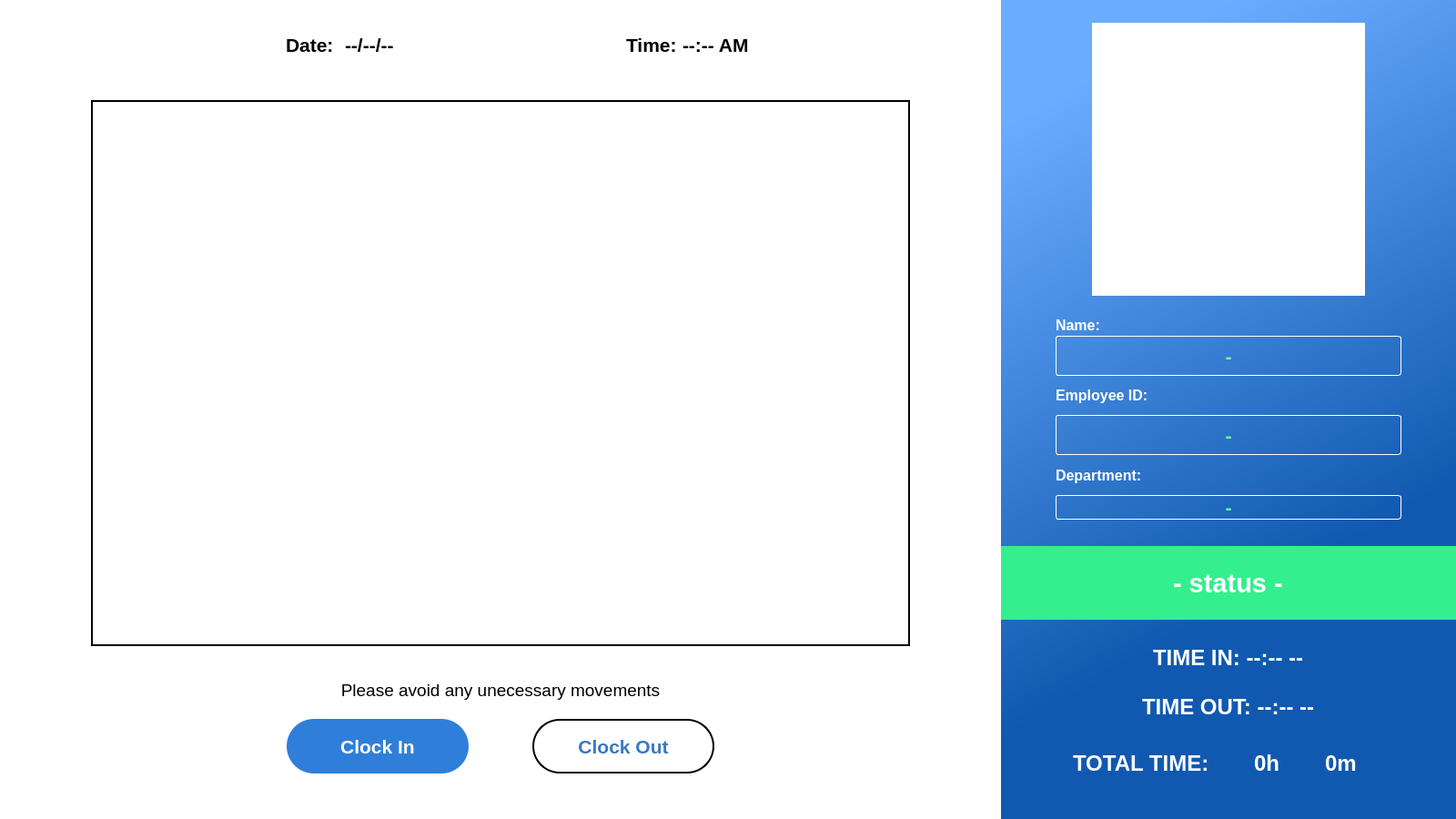
<?xml version="1.0" encoding="UTF-8"?>
<ui version="4.0">
 <class>MainWindow</class>
 <widget class="QMainWindow" name="MainWindow">
  <property name="geometry">
   <rect>
    <x>0</x>
    <y>0</y>
    <width>1600</width>
    <height>900</height>
   </rect>
  </property>
  <property name="windowTitle">
   <string>Employee Window</string>
  </property>
  <property name="windowIcon">
   <iconset>
    <normaloff>icons/logo.png</normaloff>icons/logo.png</iconset>
  </property>
  <widget class="QWidget" name="centralwidget">
   <property name="styleSheet">
    <string notr="true">#centralwidget {
	background-color: white;
}

#rightWidget {
	background-color: qlineargradient(spread:pad, x1:0.799, y1:0.971591, x2:0.5, y2:0, stop:0.298507 rgba(17, 89, 176, 255), stop:1 rgba(105, 173, 255, 255));
}</string>
   </property>
   <layout class="QHBoxLayout" name="horizontalLayout">
    <property name="spacing">
     <number>0</number>
    </property>
    <property name="leftMargin">
     <number>0</number>
    </property>
    <property name="topMargin">
     <number>0</number>
    </property>
    <property name="rightMargin">
     <number>0</number>
    </property>
    <property name="bottomMargin">
     <number>0</number>
    </property>
    <item>
     <widget class="QWidget" name="leftWidget" native="true">
      <property name="minimumSize">
       <size>
        <width>1100</width>
        <height>0</height>
       </size>
      </property>
      <layout class="QVBoxLayout" name="verticalLayout_6">
       <property name="spacing">
        <number>0</number>
       </property>
       <property name="leftMargin">
        <number>0</number>
       </property>
       <property name="topMargin">
        <number>11</number>
       </property>
       <property name="rightMargin">
        <number>0</number>
       </property>
       <property name="bottomMargin">
        <number>50</number>
       </property>
       <item>
        <widget class="QWidget" name="widget_5" native="true">
         <property name="sizePolicy">
          <sizepolicy hsizetype="Preferred" vsizetype="Minimum">
           <horstretch>0</horstretch>
           <verstretch>0</verstretch>
          </sizepolicy>
         </property>
         <property name="minimumSize">
          <size>
           <width>150</width>
           <height>0</height>
          </size>
         </property>
         <layout class="QVBoxLayout" name="verticalLayout_7">
          <property name="leftMargin">
           <number>0</number>
          </property>
          <property name="topMargin">
           <number>0</number>
          </property>
          <property name="rightMargin">
           <number>0</number>
          </property>
          <property name="bottomMargin">
           <number>0</number>
          </property>
          <item>
           <widget class="QLabel" name="label_2">
            <property name="sizePolicy">
             <sizepolicy hsizetype="Preferred" vsizetype="Preferred">
              <horstretch>0</horstretch>
              <verstretch>0</verstretch>
             </sizepolicy>
            </property>
            <property name="minimumSize">
             <size>
              <width>0</width>
              <height>0</height>
             </size>
            </property>
            <property name="text">
             <string/>
            </property>
            <property name="pixmap">
             <pixmap>icons/recognitionRangers.png</pixmap>
            </property>
            <property name="alignment">
             <set>Qt::AlignCenter</set>
            </property>
           </widget>
          </item>
         </layout>
        </widget>
       </item>
       <item alignment="Qt::AlignHCenter|Qt::AlignBottom">
        <widget class="QWidget" name="widget_6" native="true">
         <property name="sizePolicy">
          <sizepolicy hsizetype="MinimumExpanding" vsizetype="MinimumExpanding">
           <horstretch>0</horstretch>
           <verstretch>0</verstretch>
          </sizepolicy>
         </property>
         <property name="maximumSize">
          <size>
           <width>16777215</width>
           <height>80</height>
          </size>
         </property>
         <layout class="QHBoxLayout" name="horizontalLayout_3">
          <property name="spacing">
           <number>200</number>
          </property>
          <property name="leftMargin">
           <number>0</number>
          </property>
          <property name="topMargin">
           <number>0</number>
          </property>
          <property name="rightMargin">
           <number>0</number>
          </property>
          <property name="bottomMargin">
           <number>0</number>
          </property>
          <item alignment="Qt::AlignLeft|Qt::AlignBottom">
           <widget class="QWidget" name="widget_10" native="true">
            <layout class="QHBoxLayout" name="horizontalLayout_4">
             <item>
              <widget class="QLabel" name="dateIcon">
               <property name="minimumSize">
                <size>
                 <width>31</width>
                 <height>31</height>
                </size>
               </property>
               <property name="maximumSize">
                <size>
                 <width>31</width>
                 <height>31</height>
                </size>
               </property>
               <property name="font">
                <font>
                 <pointsize>10</pointsize>
                </font>
               </property>
               <property name="text">
                <string/>
               </property>
               <property name="pixmap">
                <pixmap>icons/calendar.png</pixmap>
               </property>
               <property name="scaledContents">
                <bool>true</bool>
               </property>
              </widget>
             </item>
             <item>
              <widget class="QLabel" name="Date">
               <property name="font">
                <font>
                 <family>Segoe UI</family>
                 <pointsize>16</pointsize>
                 <weight>75</weight>
                 <bold>true</bold>
                </font>
               </property>
               <property name="text">
                <string>Date: </string>
               </property>
              </widget>
             </item>
             <item>
              <widget class="QLabel" name="Date_Label">
               <property name="font">
                <font>
                 <family>Segoe UI</family>
                 <pointsize>16</pointsize>
                 <weight>75</weight>
                 <bold>true</bold>
                </font>
               </property>
               <property name="text">
                <string>--/--/--</string>
               </property>
              </widget>
             </item>
            </layout>
           </widget>
          </item>
          <item alignment="Qt::AlignRight|Qt::AlignBottom">
           <widget class="QWidget" name="widget_11" native="true">
            <layout class="QHBoxLayout" name="horizontalLayout_5">
             <item>
              <widget class="QLabel" name="clockIcon">
               <property name="minimumSize">
                <size>
                 <width>31</width>
                 <height>31</height>
                </size>
               </property>
               <property name="maximumSize">
                <size>
                 <width>31</width>
                 <height>31</height>
                </size>
               </property>
               <property name="text">
                <string/>
               </property>
               <property name="pixmap">
                <pixmap>icons/clock.png</pixmap>
               </property>
               <property name="scaledContents">
                <bool>true</bool>
               </property>
              </widget>
             </item>
             <item>
              <widget class="QLabel" name="Time">
               <property name="font">
                <font>
                 <family>Segoe UI</family>
                 <pointsize>16</pointsize>
                 <weight>75</weight>
                 <bold>true</bold>
                </font>
               </property>
               <property name="text">
                <string>Time:</string>
               </property>
              </widget>
             </item>
             <item>
              <widget class="QLabel" name="Time_Label">
               <property name="font">
                <font>
                 <family>Segoe UI</family>
                 <pointsize>16</pointsize>
                 <weight>75</weight>
                 <bold>true</bold>
                </font>
               </property>
               <property name="text">
                <string>--:-- AM</string>
               </property>
              </widget>
             </item>
            </layout>
           </widget>
          </item>
         </layout>
        </widget>
       </item>
       <item>
        <widget class="QWidget" name="widget_7" native="true">
         <property name="sizePolicy">
          <sizepolicy hsizetype="Expanding" vsizetype="Expanding">
           <horstretch>0</horstretch>
           <verstretch>0</verstretch>
          </sizepolicy>
         </property>
         <property name="minimumSize">
          <size>
           <width>0</width>
           <height>0</height>
          </size>
         </property>
         <property name="maximumSize">
          <size>
           <width>16777215</width>
           <height>16777215</height>
          </size>
         </property>
         <property name="styleSheet">
          <string notr="true"/>
         </property>
         <layout class="QVBoxLayout" name="verticalLayout_8">
          <property name="spacing">
           <number>0</number>
          </property>
          <property name="leftMargin">
           <number>0</number>
          </property>
          <property name="topMargin">
           <number>0</number>
          </property>
          <property name="rightMargin">
           <number>0</number>
          </property>
          <property name="bottomMargin">
           <number>0</number>
          </property>
          <item alignment="Qt::AlignHCenter">
           <widget class="QLabel" name="imgLabel">
            <property name="sizePolicy">
             <sizepolicy hsizetype="Expanding" vsizetype="Expanding">
              <horstretch>0</horstretch>
              <verstretch>0</verstretch>
             </sizepolicy>
            </property>
            <property name="minimumSize">
             <size>
              <width>900</width>
              <height>0</height>
             </size>
            </property>
            <property name="maximumSize">
             <size>
              <width>1000</width>
              <height>600</height>
             </size>
            </property>
            <property name="styleSheet">
             <string notr="true">background-color: white;
border: 2px solid black;</string>
            </property>
            <property name="text">
             <string/>
            </property>
            <property name="scaledContents">
             <bool>true</bool>
            </property>
           </widget>
          </item>
         </layout>
        </widget>
       </item>
       <item alignment="Qt::AlignTop">
        <widget class="QWidget" name="widget_8" native="true">
         <property name="maximumSize">
          <size>
           <width>16777215</width>
           <height>50</height>
          </size>
         </property>
         <layout class="QVBoxLayout" name="verticalLayout_9">
          <property name="leftMargin">
           <number>0</number>
          </property>
          <property name="topMargin">
           <number>0</number>
          </property>
          <property name="rightMargin">
           <number>0</number>
          </property>
          <property name="bottomMargin">
           <number>20</number>
          </property>
          <item>
           <widget class="QLabel" name="label_3">
            <property name="font">
             <font>
              <family>Segoe UI</family>
              <pointsize>14</pointsize>
             </font>
            </property>
            <property name="text">
             <string>Please avoid any unecessary movements</string>
            </property>
            <property name="alignment">
             <set>Qt::AlignCenter</set>
            </property>
           </widget>
          </item>
         </layout>
        </widget>
       </item>
       <item alignment="Qt::AlignHCenter|Qt::AlignVCenter">
        <widget class="QWidget" name="widget_9" native="true">
         <property name="sizePolicy">
          <sizepolicy hsizetype="Preferred" vsizetype="Expanding">
           <horstretch>0</horstretch>
           <verstretch>0</verstretch>
          </sizepolicy>
         </property>
         <property name="minimumSize">
          <size>
           <width>0</width>
           <height>60</height>
          </size>
         </property>
         <property name="styleSheet">
          <string notr="true">
#ClockInButton, #BreakInButton {
	background-color: rgb(47, 127, 218);
	color: white; 	
	border-radius: 30px;
}

#ClockInButton:hover, #BreakInButton:hover {
	background-color: qlineargradient(spread:pad, x1:0.5, y1:1, x2:0.5, y2:0, stop:0 rgba(0, 83, 178, 255), stop:0.567164 rgba(56, 144, 244, 255));
}

#ClockOutButton, #BreakOutButton {
	background-color: white;
	color: #3778C6; 
	border: 2px solid black;
	border-radius: 30px;
}


#ClockOutButton:hover, #BreakOutButton:hover {
	background-color: qlineargradient(spread:pad, x1:0.5, y1:1, x2:0.5, y2:0, stop:0.174129 rgba(202, 202, 202, 255), stop:0.517413 rgba(255, 255, 255, 255));
}</string>
         </property>
         <layout class="QHBoxLayout" name="horizontalLayout_6">
          <property name="spacing">
           <number>70</number>
          </property>
          <property name="leftMargin">
           <number>0</number>
          </property>
          <property name="topMargin">
           <number>0</number>
          </property>
          <property name="rightMargin">
           <number>0</number>
          </property>
          <property name="bottomMargin">
           <number>0</number>
          </property>
          <item>
           <widget class="QPushButton" name="ClockInButton">
            <property name="minimumSize">
             <size>
              <width>200</width>
              <height>0</height>
             </size>
            </property>
            <property name="maximumSize">
             <size>
              <width>200</width>
              <height>60</height>
             </size>
            </property>
            <property name="font">
             <font>
              <family>Segoe UI</family>
              <pointsize>16</pointsize>
              <weight>75</weight>
              <bold>true</bold>
             </font>
            </property>
            <property name="autoFillBackground">
             <bool>false</bool>
            </property>
            <property name="styleSheet">
             <string notr="true"/>
            </property>
            <property name="text">
             <string>Clock In</string>
            </property>
            <property name="icon">
             <iconset resource="resource.qrc">
              <normaloff>:/icons/icons/log-in.png</normaloff>:/icons/icons/log-in.png</iconset>
            </property>
            <property name="iconSize">
             <size>
              <width>30</width>
              <height>30</height>
             </size>
            </property>
            <property name="checkable">
             <bool>true</bool>
            </property>
            <property name="default">
             <bool>false</bool>
            </property>
            <property name="flat">
             <bool>false</bool>
            </property>
           </widget>
          </item>
          <item>
           <widget class="QPushButton" name="ClockOutButton">
            <property name="minimumSize">
             <size>
              <width>200</width>
              <height>0</height>
             </size>
            </property>
            <property name="maximumSize">
             <size>
              <width>200</width>
              <height>60</height>
             </size>
            </property>
            <property name="font">
             <font>
              <family>Segoe UI</family>
              <pointsize>16</pointsize>
              <weight>75</weight>
              <bold>true</bold>
             </font>
            </property>
            <property name="autoFillBackground">
             <bool>false</bool>
            </property>
            <property name="styleSheet">
             <string notr="true"/>
            </property>
            <property name="text">
             <string>Clock Out</string>
            </property>
            <property name="icon">
             <iconset resource="resource.qrc">
              <normaloff>:/icons/icons/log-out.png</normaloff>:/icons/icons/log-out.png</iconset>
            </property>
            <property name="checkable">
             <bool>true</bool>
            </property>
            <property name="default">
             <bool>false</bool>
            </property>
           </widget>
          </item>
         </layout>
        </widget>
       </item>
      </layout>
     </widget>
    </item>
    <item>
     <widget class="QWidget" name="rightWidget" native="true">
      <property name="minimumSize">
       <size>
        <width>500</width>
        <height>0</height>
       </size>
      </property>
      <property name="maximumSize">
       <size>
        <width>500</width>
        <height>16777215</height>
       </size>
      </property>
      <property name="styleSheet">
       <string notr="true">#statusWidget {
	background-color: rgb(52, 239, 142);
	color: white;
}

#StatusLabel {
	color: white;
}

#picLabel {
	background-color: white;
}</string>
      </property>
      <layout class="QVBoxLayout" name="verticalLayout">
       <property name="spacing">
        <number>0</number>
       </property>
       <property name="leftMargin">
        <number>0</number>
       </property>
       <property name="topMargin">
        <number>0</number>
       </property>
       <property name="rightMargin">
        <number>0</number>
       </property>
       <property name="bottomMargin">
        <number>0</number>
       </property>
       <item>
        <widget class="QWidget" name="widget" native="true">
         <property name="sizePolicy">
          <sizepolicy hsizetype="Preferred" vsizetype="Preferred">
           <horstretch>0</horstretch>
           <verstretch>0</verstretch>
          </sizepolicy>
         </property>
         <property name="minimumSize">
          <size>
           <width>0</width>
           <height>600</height>
          </size>
         </property>
         <property name="sizeIncrement">
          <size>
           <width>0</width>
           <height>0</height>
          </size>
         </property>
         <property name="styleSheet">
          <string notr="true">#Name, #Id, #Department {
	color: white;
}

#Name {
	margin-top: 20px;
}

#NameLabel, #Emp_ID, #Dep_Name {
	color: rgb(108, 255, 177);
	border: 1px solid white;
	border-radius: 3px;
}

#Dep_Name {
	margin-bottom: 20px;
}</string>
         </property>
         <layout class="QVBoxLayout" name="verticalLayout_3">
          <property name="spacing">
           <number>0</number>
          </property>
          <property name="leftMargin">
           <number>60</number>
          </property>
          <property name="topMargin">
           <number>25</number>
          </property>
          <property name="rightMargin">
           <number>60</number>
          </property>
          <item alignment="Qt::AlignHCenter">
           <widget class="QLabel" name="picLabel">
            <property name="minimumSize">
             <size>
              <width>300</width>
              <height>300</height>
             </size>
            </property>
            <property name="maximumSize">
             <size>
              <width>300</width>
              <height>300</height>
             </size>
            </property>
            <property name="sizeIncrement">
             <size>
              <width>0</width>
              <height>0</height>
             </size>
            </property>
            <property name="baseSize">
             <size>
              <width>0</width>
              <height>0</height>
             </size>
            </property>
            <property name="autoFillBackground">
             <bool>false</bool>
            </property>
            <property name="text">
             <string/>
            </property>
            <property name="pixmap">
             <pixmap>icons/profile.png</pixmap>
            </property>
            <property name="scaledContents">
             <bool>true</bool>
            </property>
           </widget>
          </item>
          <item alignment="Qt::AlignLeft">
           <widget class="QLabel" name="Name">
            <property name="font">
             <font>
              <family>Segoe UI</family>
              <pointsize>12</pointsize>
              <weight>75</weight>
              <bold>true</bold>
             </font>
            </property>
            <property name="text">
             <string>Name:</string>
            </property>
            <property name="indent">
             <number>0</number>
            </property>
           </widget>
          </item>
          <item>
           <widget class="QLabel" name="NameLabel">
            <property name="minimumSize">
             <size>
              <width>0</width>
              <height>0</height>
             </size>
            </property>
            <property name="font">
             <font>
              <family>Segoe UI</family>
              <pointsize>16</pointsize>
              <weight>75</weight>
              <bold>true</bold>
             </font>
            </property>
            <property name="text">
             <string>-</string>
            </property>
            <property name="alignment">
             <set>Qt::AlignCenter</set>
            </property>
           </widget>
          </item>
          <item alignment="Qt::AlignLeft">
           <widget class="QLabel" name="Id">
            <property name="font">
             <font>
              <family>Segoe UI</family>
              <pointsize>12</pointsize>
              <weight>75</weight>
              <bold>true</bold>
             </font>
            </property>
            <property name="text">
             <string>Employee ID:</string>
            </property>
            <property name="indent">
             <number>0</number>
            </property>
           </widget>
          </item>
          <item>
           <widget class="QLabel" name="Emp_ID">
            <property name="minimumSize">
             <size>
              <width>0</width>
              <height>0</height>
             </size>
            </property>
            <property name="font">
             <font>
              <family>Segoe UI</family>
              <pointsize>16</pointsize>
              <weight>75</weight>
              <bold>true</bold>
             </font>
            </property>
            <property name="text">
             <string>-</string>
            </property>
            <property name="alignment">
             <set>Qt::AlignCenter</set>
            </property>
           </widget>
          </item>
          <item alignment="Qt::AlignLeft">
           <widget class="QLabel" name="Department">
            <property name="font">
             <font>
              <family>Segoe UI</family>
              <pointsize>12</pointsize>
              <weight>75</weight>
              <bold>true</bold>
             </font>
            </property>
            <property name="text">
             <string>Department:</string>
            </property>
            <property name="indent">
             <number>0</number>
            </property>
           </widget>
          </item>
          <item>
           <widget class="QLabel" name="Dep_Name">
            <property name="minimumSize">
             <size>
              <width>0</width>
              <height>0</height>
             </size>
            </property>
            <property name="font">
             <font>
              <family>Segoe UI</family>
              <pointsize>16</pointsize>
              <weight>75</weight>
              <bold>true</bold>
             </font>
            </property>
            <property name="text">
             <string>-</string>
            </property>
            <property name="alignment">
             <set>Qt::AlignCenter</set>
            </property>
           </widget>
          </item>
         </layout>
        </widget>
       </item>
       <item>
        <widget class="QWidget" name="statusWidget" native="true">
         <property name="minimumSize">
          <size>
           <width>0</width>
           <height>81</height>
          </size>
         </property>
         <property name="maximumSize">
          <size>
           <width>16777215</width>
           <height>81</height>
          </size>
         </property>
         <layout class="QVBoxLayout" name="verticalLayout_2">
          <item alignment="Qt::AlignHCenter">
           <widget class="QLabel" name="StatusLabel">
            <property name="font">
             <font>
              <family>Segoe UI</family>
              <pointsize>22</pointsize>
              <weight>75</weight>
              <bold>true</bold>
             </font>
            </property>
            <property name="text">
             <string>- status -</string>
            </property>
           </widget>
          </item>
         </layout>
        </widget>
       </item>
       <item>
        <widget class="QWidget" name="widget_3" native="true">
         <property name="sizePolicy">
          <sizepolicy hsizetype="Preferred" vsizetype="Preferred">
           <horstretch>0</horstretch>
           <verstretch>0</verstretch>
          </sizepolicy>
         </property>
         <property name="minimumSize">
          <size>
           <width>0</width>
           <height>0</height>
          </size>
         </property>
         <property name="styleSheet">
          <string notr="true">* {
	color: white;
}</string>
         </property>
         <layout class="QVBoxLayout" name="verticalLayout_4">
          <item>
           <widget class="QWidget" name="widget_2" native="true">
            <property name="minimumSize">
             <size>
              <width>0</width>
              <height>120</height>
             </size>
            </property>
            <layout class="QVBoxLayout" name="verticalLayout_5">
             <item alignment="Qt::AlignHCenter">
              <widget class="QLabel" name="TimeInLabel">
               <property name="font">
                <font>
                 <family>Segoe UI</family>
                 <pointsize>18</pointsize>
                 <weight>75</weight>
                 <bold>true</bold>
                </font>
               </property>
               <property name="text">
                <string>TIME IN: --:-- --</string>
               </property>
              </widget>
             </item>
             <item alignment="Qt::AlignHCenter">
              <widget class="QLabel" name="TimeOutLabel">
               <property name="font">
                <font>
                 <family>Segoe UI</family>
                 <pointsize>18</pointsize>
                 <weight>75</weight>
                 <bold>true</bold>
                </font>
               </property>
               <property name="text">
                <string>TIME OUT: --:-- --</string>
               </property>
              </widget>
             </item>
            </layout>
           </widget>
          </item>
          <item alignment="Qt::AlignTop">
           <widget class="QWidget" name="widget_4" native="true">
            <layout class="QHBoxLayout" name="horizontalLayout_2">
             <property name="spacing">
              <number>0</number>
             </property>
             <property name="leftMargin">
              <number>70</number>
             </property>
             <item alignment="Qt::AlignRight">
              <widget class="QLabel" name="label">
               <property name="font">
                <font>
                 <family>Segoe UI</family>
                 <pointsize>18</pointsize>
                 <weight>75</weight>
                 <bold>true</bold>
                </font>
               </property>
               <property name="text">
                <string>TOTAL TIME:</string>
               </property>
              </widget>
             </item>
             <item alignment="Qt::AlignHCenter">
              <widget class="QLabel" name="HoursLabel">
               <property name="font">
                <font>
                 <family>Segoe UI</family>
                 <pointsize>18</pointsize>
                 <weight>75</weight>
                 <bold>true</bold>
                </font>
               </property>
               <property name="text">
                <string>0h</string>
               </property>
              </widget>
             </item>
             <item alignment="Qt::AlignLeft">
              <widget class="QLabel" name="MinLabel">
               <property name="font">
                <font>
                 <family>Segoe UI</family>
                 <pointsize>18</pointsize>
                 <weight>75</weight>
                 <bold>true</bold>
                </font>
               </property>
               <property name="text">
                <string>0m</string>
               </property>
              </widget>
             </item>
            </layout>
           </widget>
          </item>
         </layout>
        </widget>
       </item>
      </layout>
     </widget>
    </item>
   </layout>
  </widget>
 </widget>
 <resources>
  <include location="resource.qrc"/>
 </resources>
 <connections/>
</ui>
